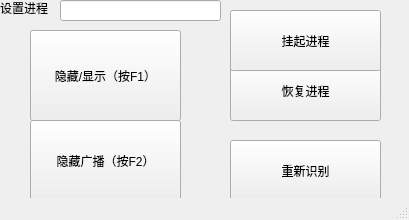
<?xml version="1.0" encoding="UTF-8"?>
<ui version="4.0">
 <class>MainWindow</class>
 <widget class="QMainWindow" name="MainWindow">
  <property name="enabled">
   <bool>true</bool>
  </property>
  <property name="geometry">
   <rect>
    <x>0</x>
    <y>0</y>
    <width>409</width>
    <height>220</height>
   </rect>
  </property>
  <property name="windowTitle">
   <string>MainWindow</string>
  </property>
  <widget class="QWidget" name="centralwidget">
   <widget class="QPushButton" name="pushButton">
    <property name="geometry">
     <rect>
      <x>30</x>
      <y>30</y>
      <width>151</width>
      <height>91</height>
     </rect>
    </property>
    <property name="text">
     <string>隐藏/显示（按F1）</string>
    </property>
    <property name="checkable">
     <bool>false</bool>
    </property>
   </widget>
   <widget class="QPushButton" name="pushButton_2">
    <property name="geometry">
     <rect>
      <x>230</x>
      <y>10</y>
      <width>151</width>
      <height>61</height>
     </rect>
    </property>
    <property name="text">
     <string>挂起进程</string>
    </property>
   </widget>
   <widget class="QPushButton" name="pushButton_3">
    <property name="geometry">
     <rect>
      <x>230</x>
      <y>60</y>
      <width>151</width>
      <height>61</height>
     </rect>
    </property>
    <property name="text">
     <string>恢复进程</string>
    </property>
   </widget>
   <widget class="QPushButton" name="pushButton_4">
    <property name="enabled">
     <bool>true</bool>
    </property>
    <property name="geometry">
     <rect>
      <x>30</x>
      <y>120</y>
      <width>151</width>
      <height>81</height>
     </rect>
    </property>
    <property name="text">
     <string>隐藏广播（按F2）</string>
    </property>
    <property name="checkable">
     <bool>false</bool>
    </property>
    <property name="checked">
     <bool>false</bool>
    </property>
   </widget>
   <widget class="QPushButton" name="pushButton_5">
    <property name="geometry">
     <rect>
      <x>230</x>
      <y>140</y>
      <width>151</width>
      <height>61</height>
     </rect>
    </property>
    <property name="text">
     <string>重新识别</string>
    </property>
   </widget>
   <widget class="QLabel" name="label">
    <property name="geometry">
     <rect>
      <x>0</x>
      <y>0</y>
      <width>53</width>
      <height>15</height>
     </rect>
    </property>
    <property name="text">
     <string>设置进程：</string>
    </property>
   </widget>
   <widget class="QLineEdit" name="lineEdit">
    <property name="geometry">
     <rect>
      <x>60</x>
      <y>0</y>
      <width>161</width>
      <height>21</height>
     </rect>
    </property>
   </widget>
   <zorder>pushButton_3</zorder>
   <zorder>pushButton</zorder>
   <zorder>pushButton_2</zorder>
   <zorder>pushButton_4</zorder>
   <zorder>pushButton_5</zorder>
   <zorder>label</zorder>
   <zorder>lineEdit</zorder>
  </widget>
  <widget class="QStatusBar" name="statusbar"/>
 </widget>
 <resources/>
 <connections/>
</ui>
